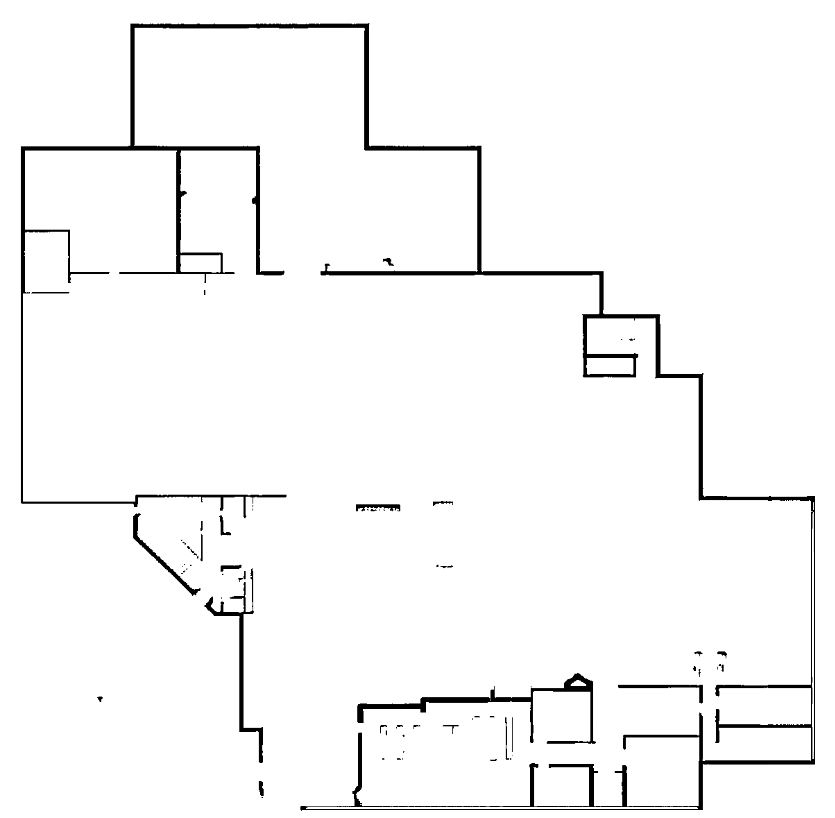
#> input picture cv-floorplan/hough/img/reassembled_SE2.png, 835 x 818 px
$ jupyter execute ground_truth.ipynb
#> lines starting #> are read from the running program, lines starting #| are printed output that depends on the picture; after the words box and inside, x2 and y2 are one past the last pixel; in counts of white or black regions, pixels touching at a corner belong together
[cell 1]
import cv2 as cv
import numpy as np
import matplotlib.pyplot as plt

def distance_point_to_line(point, line):
    """Calculate the distance from a point to a line given in rho, theta format."""
    rho, theta = line
    x, y = point
    return abs(x * np.cos(theta) + y * np.sin(theta) - rho)

def evaluate_hough_lines(black_pixels, hough_lines, threshold=5):
    """Evaluate how well the Hough lines fit the black pixels with an accuracy percentage."""
    close_points = 0
    total_points = len(black_pixels)
    for point in black_pixels:
        distances = [distance_point_to_line(point, line) for line in hough_lines]
        min_distance = min(distances)
        if min_distance <= threshold:
            close_points += 1
    accuracy_percentage = (close_points / total_points) * 100 if total_points > 0 else 0
    return accuracy_percentage

# Read the image
filename = 'img/reassembled_SE2.png'
src = cv.imread(filename, cv.IMREAD_GRAYSCALE)
#> src is the input picture: shape (818, 835); min 0, max 255, mean 247.3
if src is None:
    print('Error opening image!')
    print('Usage: hough_lines.py [image_name] \n')
    exit()

# Resize the image to make it square
max_dim = max(src.shape[:2])
#> max_dim = 835
src_square = cv.resize(src, (max_dim, max_dim), interpolation=cv.INTER_LINEAR)

# Apply morphological opening
kernel = np.ones((5, 5), np.uint8)
src_square = cv.morphologyEx(src_square, cv.MORPH_OPEN, kernel, iterations=3)

# Threshold the image to create a binary image
_, binary = cv.threshold(src_square, 127, 255, cv.THRESH_BINARY_INV)
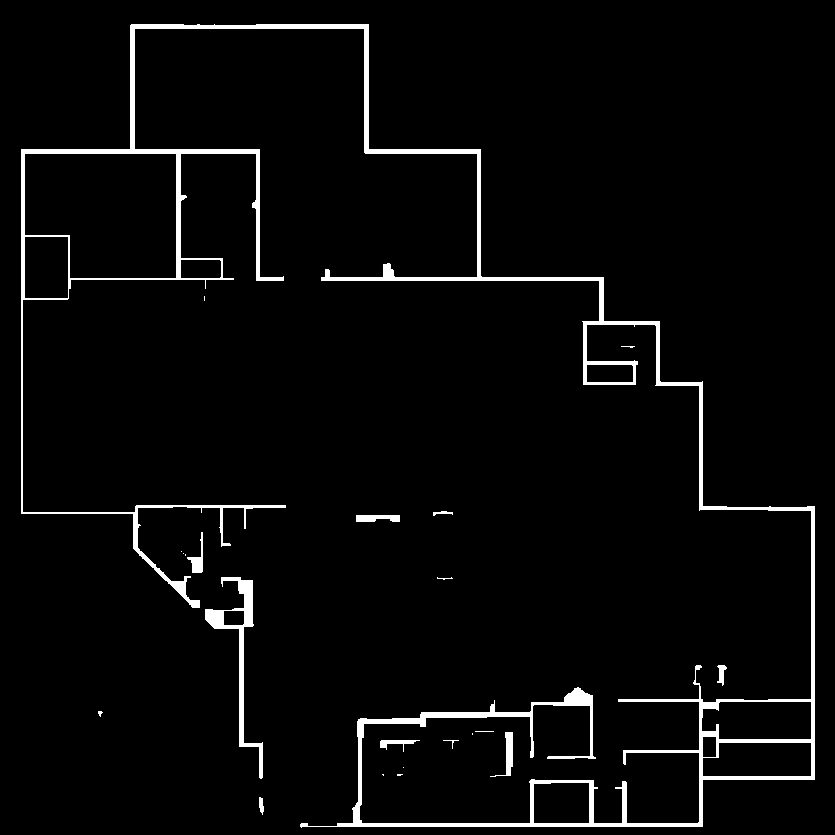
#> binary: shape (835, 835); 3.5% white; 22 white regions (11 under 20 px), largest, box (x1, y1, x2, y2) and area: (21, 24, 815, 828) 21357, (205, 577, 263, 779) 1832, (490, 732, 513, 777) 313

# Find the coordinates of the black pixels
black_pixels = np.argwhere(binary == 255)
#> black_pixels = 24545 pairs, first value 24 to 827, second value 21 to 814

# Extract x and y coordinates and flip y-coordinates
x_coords = black_pixels[:, 1]
y_coords = max_dim - black_pixels[:, 0]  # Flip the y-coordinates

# Plot the coordinates
plt.figure(figsize=(8, 8))
plt.scatter(x_coords, y_coords, s=1, color='black')
plt.axis('equal')
plt.axis('off')
plt.title('Black Pixel Coordinates')
plt.tight_layout()
plt.show()
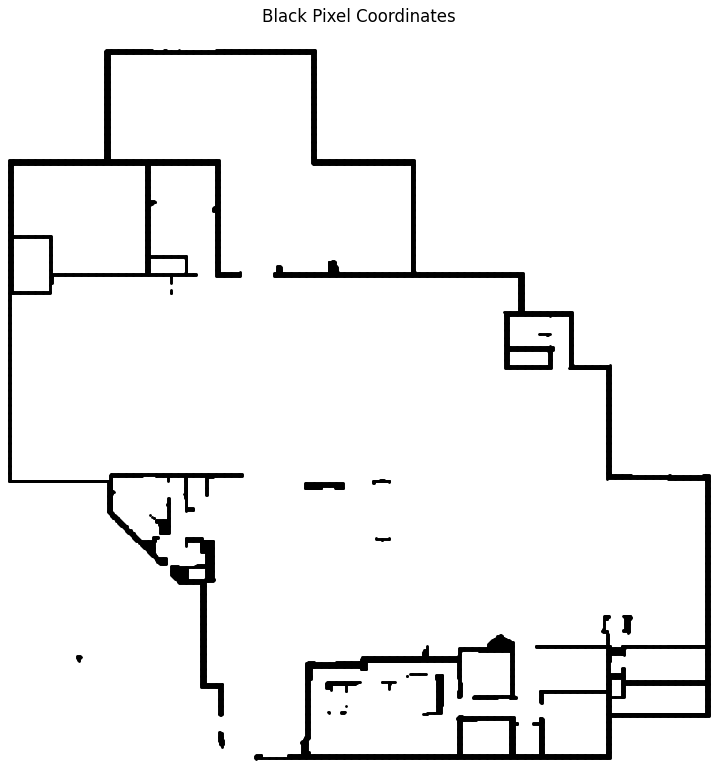
#> figure drawn by matplotlib, 1 panel

# Edge detection
dst = cv.Canny(src_square, 50, 200, None, 3)
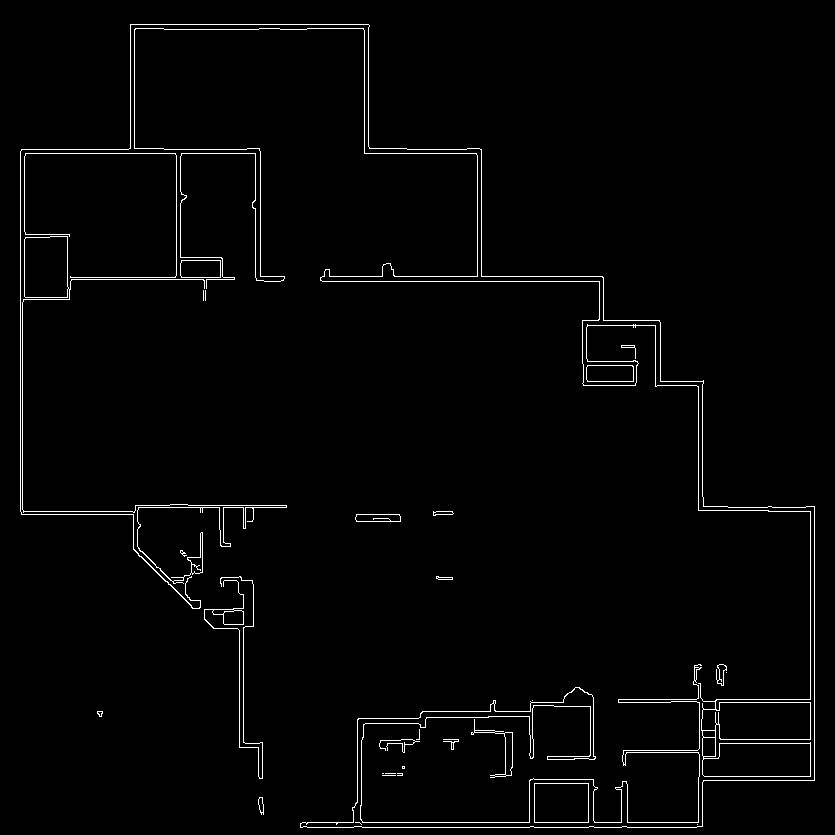
#> dst: shape (835, 835); 1.8% white in thin lines or dots

# Hough transform with non-maximum suppression
lines = cv.HoughLines(dst, 0.1, np.pi / 180, max_dim//10, None, 0, 0)
#> lines = 48 rows, first 8: [822, 1.57], [827, 1.57], [20, 0], [153, 1.57], [281, 1.57], [276, 1.57], [814, 0], [810, 0]
all_lines = []
if lines is not None:
    for line in lines:
        rho, theta = line[0]
        a = np.cos(theta)
        b = np.sin(theta)
        x0 = a * rho
        y0 = b * rho
        max_len = int(np.sqrt(2) * max_dim)
        pt1 = (int(x0 + max_len*(-b)), int(y0 + max_len*(a)))
        pt2 = (int(x0 - max_len*(-b)), int(y0 - max_len*(a)))
        all_lines.append((pt1, pt2, theta))
#> this loop made 48 passes
#> (rho, theta, a, b, x0, y0, pt1, pt2) on passes 1 to 10: (822, 1.57, -4.37e-08, 1, -3.59e-05, 822, (-1180, 821), (1179, 822)), (827, 1.57, -4.37e-08, 1, -3.61e-05, 827, (-1180, 826), (1179, 827)), (20, 0, 1, 0, 20, 0, (20, 1180), (20, -1180)), (153, 1.57, -4.37e-08, 1, -6.69e-06, 153, (-1180, 152), (1179, 153)), (281, 1.57, -4.37e-08, 1, -1.23e-05, 281, (-1180, 280), (1179, 281)), (276, 1.57, -4.37e-08, 1, -1.21e-05, 276, (-1180, 275), (1179, 276)), (814, 0, 1, 0, 814, 0, (814, 1180), (814, -1180)), (810, 0, 1, 0, 810, 0, (810, 1180), (810, -1180)), (149, 1.57, -4.37e-08, 1, -6.51e-06, 149, (-1180, 148), (1179, 149)), (24, 1.57, -4.37e-08, 1, -1.05e-06, 24, (-1180, 23), (1179, 24))
#> after the loop, all_lines = 48 items

strong_lines = np.zeros([len(all_lines),1,2])
#> strong_lines = 48 rows, first 8: [0, 0], [0, 0], [0, 0], [0, 0], [0, 0], [0, 0], [0, 0], [0, 0]
n2 = 0
for n1 in range(0, len(all_lines)):
    pt1, pt2, theta = all_lines[n1]
    rho = abs((pt2[1] - pt1[1]) * pt1[0] - (pt2[0] - pt1[0]) * pt1[1]) / np.sqrt((pt2[1] - pt1[1])**2 + (pt2[0] - pt1[0])**2)
    if n1 == 0:
        strong_lines[n2] = [[rho, theta]]
        n2 = n2 + 1
    else:
        if rho < 0:
            rho *= -1
            theta -= np.pi
        closeness_rho = np.isclose(rho, strong_lines[0:n2,0,0], atol=10)  # Decrease atol for rho
        closeness_theta = np.isclose(theta, strong_lines[0:n2,0,1], atol=np.pi/45)  # Decrease atol for theta
        closeness = np.all([closeness_rho, closeness_theta], axis=0)
        if not any(closeness):
            strong_lines[n2] = [[rho, theta]]
            n2 = n2 + 1
#> this loop made 48 passes
#> (pt1, pt2, theta, rho, closeness_rho, closeness_theta, closeness) on passes 2 to 4: ((-1180, 826), (1179, 827), 1.57, 826.5, [True], [True], [True]), ((20, 1180), (20, -1180), 0, 20, [False], [False], [False]), ((-1180, 152), (1179, 153), 1.57, 152.5, [False, False], [True, False], [False, False])
#> (pt1, pt2, theta, rho, closeness_theta) on passes 16 to 19: ((-1180, 513), (1179, 514), 1.57, 513.5, [True, False, True, True, False, True, True, False, True]), ((-1180, 510), (1179, 511), 1.57, 510.5, [True, False, True, True, False, True, True, False, True]), ((-1180, 698), (1179, 699), 1.57, 698.5, [True, False, True, True, False, True, True, False, True]), ((243, 1180), (243, -1180), 0, 243, [False, True, False, False, True, False, False, True, False])

# Create a color copy of the image
src_square_color = cv.cvtColor(src_square, cv.COLOR_GRAY2BGR)

# Draw Hough lines on the color image
for line in strong_lines[:n2]:
    rho, theta = line[0]
    a = np.cos(theta)
    b = np.sin(theta)
    x0 = a * rho
    y0 = b * rho
    max_len = int(np.sqrt(2) * max_dim)
    pt1 = (int(x0 + max_len*(-b)), int(y0 + max_len*(a)))
    pt2 = (int(x0 - max_len*(-b)), int(y0 - max_len*(a)))
    cv.line(src_square_color, pt1, pt2, (255, 0, 0), 2, cv.LINE_AA)
#> this loop made 19 passes
#> line on passes 1 to 12: [[821.5, 1.57]], [[20, 0]], [[152.5, 1.57]], [[280.5, 1.57]], [[814, 0]], [[23.5, 1.57]], [[506.5, 1.57]], [[702, 0]], [[701.5, 1.57]], [[243, 0]], [[742.5, 1.57]], [[260, 0]]
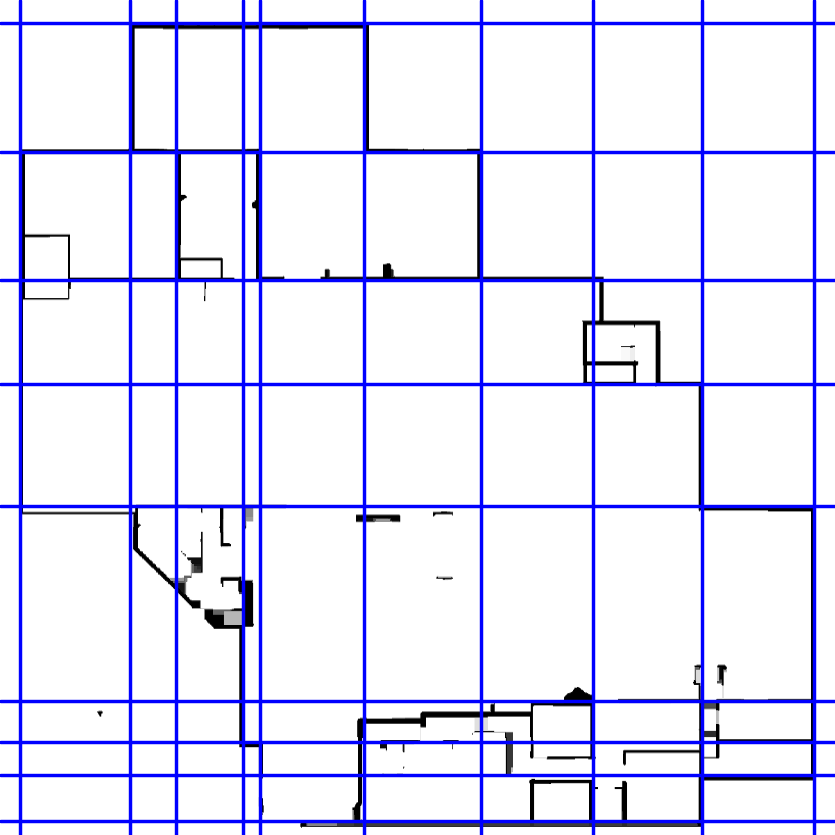
#> src_square_color: shape (835, 835, 3); mean B, G, R 249.1, 229.5, 229.5

# Display the image with Hough lines
plt.figure(figsize=(8, 8))
plt.imshow(cv.cvtColor(src_square_color, cv.COLOR_BGR2RGB))
plt.axis('off')
plt.title('Image with Hough Lines')
plt.tight_layout()
plt.show()

# Evaluate the accuracy of Hough lines
if n2 > 0:
    hough_lines = [(line[0][0], line[0][1]) for line in strong_lines[:n2]]
    accuracy = evaluate_hough_lines(list(zip(x_coords, y_coords)), hough_lines)
#> the loop in evaluate_hough_lines, `for point in black_pixels:` made 24545 passes
#> point on passes 1 to 3: (131, 811), (132, 811), (133, 811)
    print(f"Accuracy of Hough lines fitting: {accuracy:.2f}%")
#| Accuracy of Hough lines fitting: 41.42%
else:
    print("No Hough lines detected.")

$ run again, with cv-floorplan/hough/img/E2_2_tile2.png copied over cv-floorplan/hough/img/reassembled_SE2.png
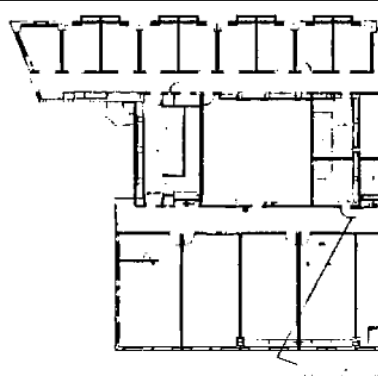
#> input picture cv-floorplan/hough/img/E2_2_tile2.png, 378 x 376 px
#> `_, binary = cv.threshold(src_square, 127, 255, cv.THRESH_BINARY_INV)`:
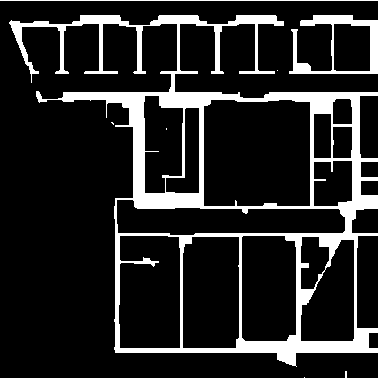
#> binary: shape (378, 378); 15% white; 8 white regions (5 under 20 px), largest, box (x1, y1, x2, y2) and area: (9, 15, 378, 367) 19470, (289, 15, 378, 74) 1617, (0, 0, 378, 1) 378
#> black_pixels = 21488 pairs, first value 0 to 377, second value 0 to 377
#> dst: shape (378, 378); 6% white in thin lines or dots
#> lines = 87 rows, first 8: [1, 1.57], [70, 1.57], [92, 1.57], [74, 1.57], [182, 0], [353, 1.57], [114, 0], [24, 1.57]
#> the loop `for line in lines:` made 87 passes
#> (rho, theta, a, b, x0, y0, pt1, pt2) on passes 2 to 7: (70, 1.57, -4.37e-08, 1, -3.06e-06, 70, (-534, 69), (533, 70)), (92, 1.57, -4.37e-08, 1, -4.02e-06, 92, (-534, 91), (533, 92)), (74, 1.57, -4.37e-08, 1, -3.23e-06, 74, (-534, 73), (533, 74)), (182, 0, 1, 0, 182, 0, (182, 534), (182, -534)), (353, 1.57, -4.37e-08, 1, -1.54e-05, 353, (-534, 352), (533, 353)), (114, 0, 1, 0, 114, 0, (114, 534), (114, -534))
#> after the loop `for line in lines:`: all_lines = 87 items
#> strong_lines = 87 rows, first 8: [0, 0], [0, 0], [0, 0], [0, 0], [0, 0], [0, 0], [0, 0], [0, 0]
#> the loop `for n1 in range(0, len(all_lines)):` made 87 passes
#> (pt1, pt2, theta, rho, closeness_rho, closeness_theta, closeness) on passes 2 to 3: ((-534, 69), (533, 70), 1.57, 69.5, [False], [True], [False]), ((-534, 91), (533, 92), 1.57, 91.5, [False, False], [True, True], [False, False])
#> the loop `for line in strong_lines[:n2]:` made 29 passes
#> line on passes 1 to 8: [[0.5, 1.57]], [[69.5, 1.57]], [[91.5, 1.57]], [[182, 0]], [[352.5, 1.57]], [[114, 0]], [[23.5, 1.57]], [[207.5, 1.57]]
#> after the loop `for line in strong_lines[:n2]:`:
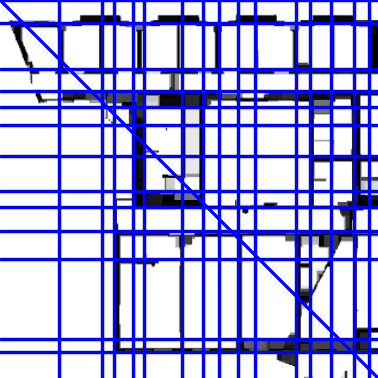
#> src_square_color: shape (378, 378, 3); mean B, G, R 233.7, 171.3, 171.3
#> the loop in evaluate_hough_lines, `for point in black_pixels:` made 21488 passes
#> point on passes 1 to 3: (0, 378), (1, 378), (2, 378)
#| Accuracy of Hough lines fitting: 73.10%
